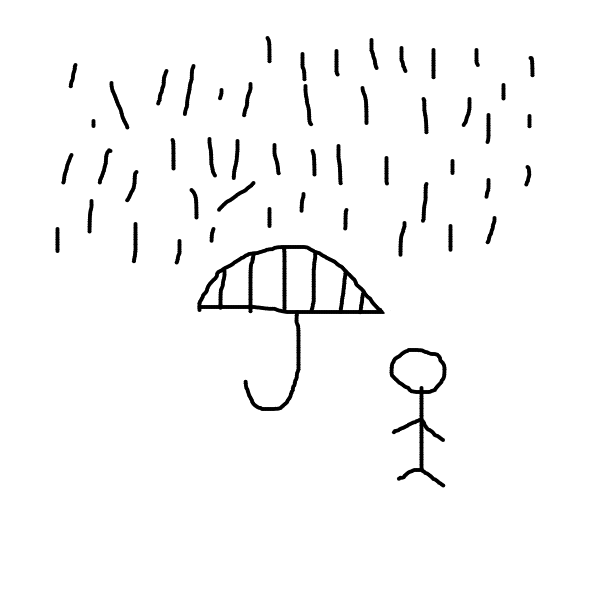
#> input picture IMG/lluvia_2.png, 600 x 600 px
$ jupyter execute Clase_9.ipynb
#> lines starting #> are read from the running program, lines starting #| are printed output that depends on the picture; after the words box and inside, x2 and y2 are one past the last pixel; in counts of white or black regions, pixels touching at a corner belong together
# Clase 9 - Reconocimiento de Patrones en Imagenes

En este notebook se analiza una imagen de gotas de lluvia, segmentando y filtrando las gotas según su área y orientación.

Pasos típicos:
- **Preprocesamiento**: Conversión a escala de grises y binarización para simplificar la imagen.
- **Segmentación**: Separar objetos del fondo usando técnicas como el etiquetado de regiones.
- **Extracción de características**: Medir propiedades como área, orientación, forma, etc.
- **Filtrado y análisis**: Seleccionar objetos según criterios y visualizar resultados.

[cell 1]
# Importar librerías para procesamiento y visualización de imágenes
import cv2
import matplotlib.pyplot as plt

# Cargar la imagen en color
img = cv2.imread('../IMG/lluvia_2.png')
#> img is the input picture: shape (600, 600, 3); min 0, max 255, mean 247.7

# Convertir la imagen a escala de grises para simplificar el análisis
gray = cv2.cvtColor(img, cv2.COLOR_BGR2GRAY)

# Mostrar la imagen en escala de grises
plt.figure()
plt.imshow(gray, cmap='gray')
plt.title('Imagen en escala de grises')
plt.axis('off')
plt.show()

[cell 2]
# Aplicar umbral binario inverso para separar gotas del fondo
ret, bw = cv2.threshold(gray, 127, 255, cv2.THRESH_BINARY_INV)
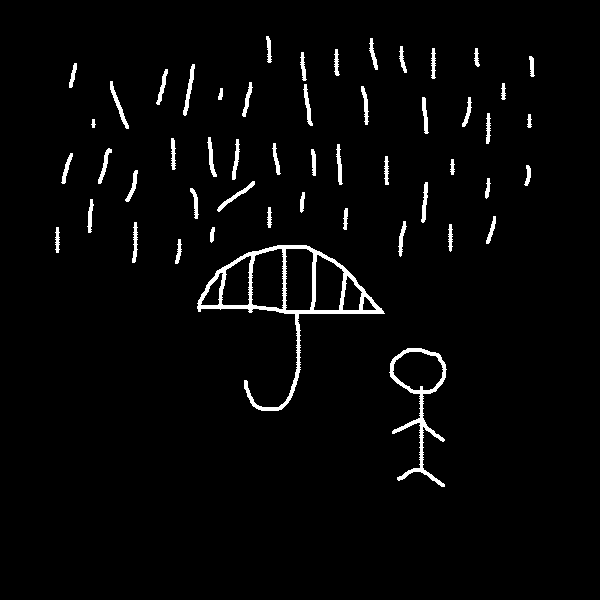
#> bw: shape (600, 600); 2.8% white; 51 white regions

# Mostrar la imagen binarizada
plt.figure()
plt.imshow(bw, cmap='gray')
plt.title('Imagen binarizada (gotas vs fondo)')
plt.axis('off')
plt.show()

[cell 3]
# Importar funciones para etiquetado y análisis de regiones
from skimage.measure import label, regionprops
import numpy as np

# Etiquetar cada objeto en la imagen binaria
eq = label(bw)
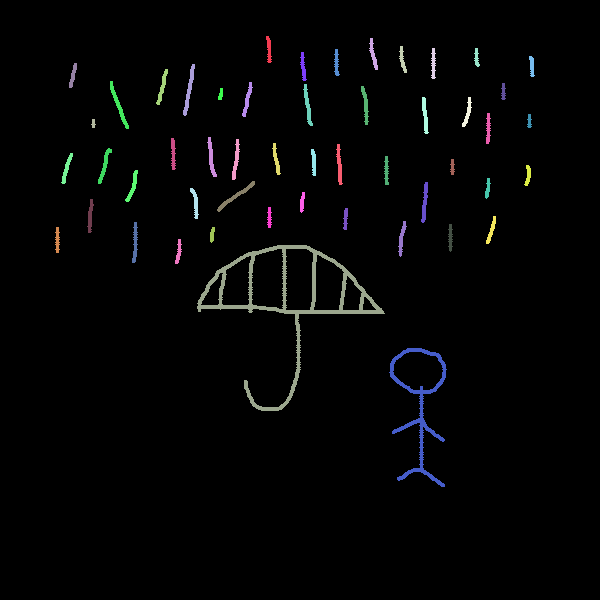
#> eq: shape (600, 600) int64; 52 distinct labels, from 0 to 51; one colour per label, 0 black

# Imprimir el número de regiones detectadas
print('Número de regiones detectadas:', np.max(eq))
#| Número de regiones detectadas: 51

# Visualizar etiquetas y ejemplos de regiones específicas
fig, ax = plt.subplots(nrows=1, ncols=3)
fig.set_figwidth(10)
ax[0].imshow(eq)
ax[0].set_title('Etiquetas')
ax[1].imshow(eq == 51)
ax[1].set_title('Región 51')
ax[2].imshow(eq == 50)
ax[2].set_title('Región 50')
for a in ax:
    a.axis('off')
plt.show()
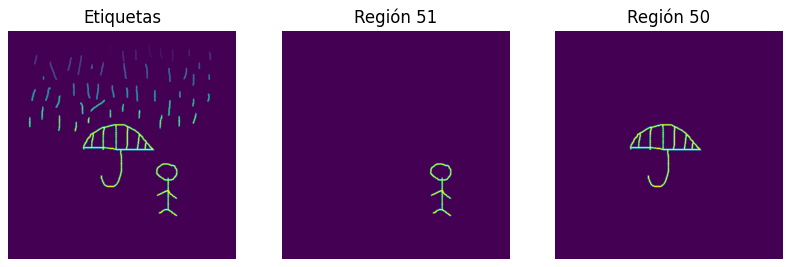
#> figure drawn by matplotlib, 3 panels

[cell 4]
# Calcular propiedades de cada región etiquetada
sts = regionprops(label_image=eq)
#> sts = 51 regions; largest, box (x1, y1, x2, y2) and area: (197, 245, 385, 411) 3248, (389, 348, 447, 487) 1328, (183, 64, 195, 116) 207, (110, 81, 129, 129) 198, (217, 181, 255, 212) 187

print('Propiedades de las regiones:', sts)
#> (printed output is left out)

# Inicializar matrices para almacenar gotas pequeñas y orientación
gotas = np.zeros_like(bw)
ang = np.zeros_like(bw)

# Filtrar regiones por área: seleccionar gotas pequeñas (<200 píxeles)
for region in sts:
    if region.area < 200:
        gotas = np.logical_or(gotas, eq == region.label)
#> this loop made 51 passes
#> pass 1, `gotas = np.logical_or(gotas, eq == region.label)`:
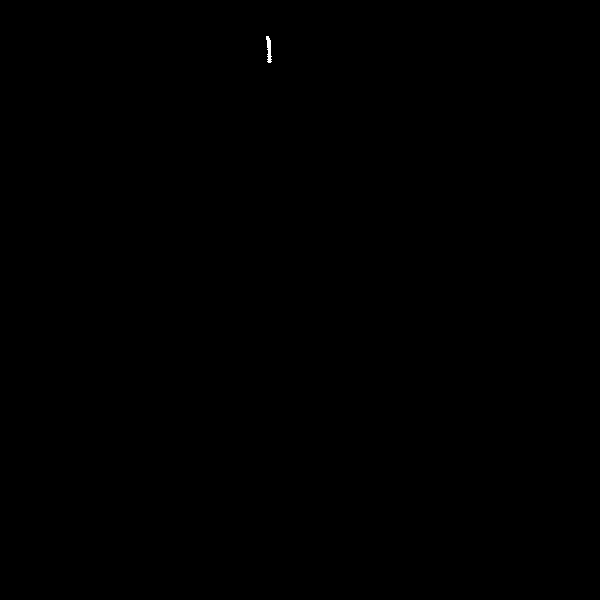
#> gotas: shape (600, 600) bool; 0.03% white; 1 white region, box (x1, y1, x2, y2) and area: (266, 36, 272, 63) 99
#> after the loop:
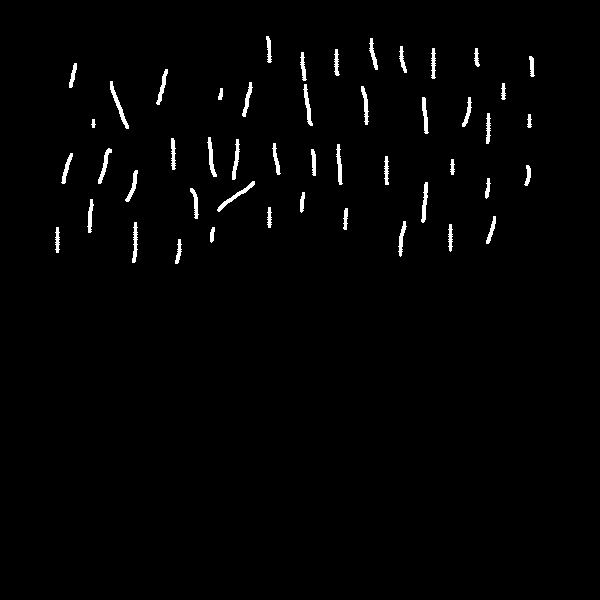
#> gotas: shape (600, 600) bool; 1.5% white; 48 white regions, largest, box (x1, y1, x2, y2) and area: (110, 81, 129, 129) 198, (217, 181, 255, 212) 187, (303, 84, 313, 126) 163

# Visualizar las gotas pequeñas detectadas
plt.figure()
plt.imshow(gotas)
plt.title('Solo Gotas')
plt.axis('off')
plt.show()

[cell 5]
# Filtrar regiones por orientación: seleccionar gotas con orientación positiva
for region in sts:
    if np.rad2deg(region.orientation) > 0:
        ang = np.logical_or(ang, eq == region.label)
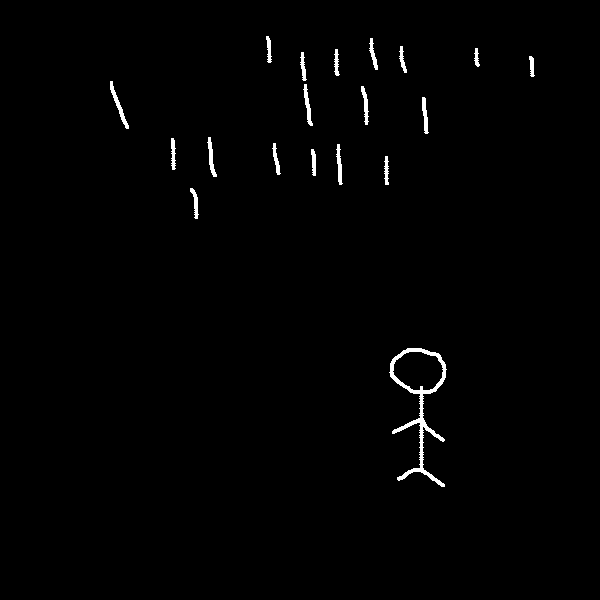
#> ang: shape (600, 600) bool; 0.98% white; 19 white regions, largest, box (x1, y1, x2, y2) and area: (389, 348, 447, 487) 1328, (110, 81, 129, 129) 198, (303, 84, 313, 126) 163

# Visualizar las gotas con orientación positiva
plt.figure()
plt.imshow(ang)
plt.title('Gotas con orientación > 0°')
plt.axis('off')
plt.show()

$ run again, with IMG/sopa_letras.png copied over IMG/lluvia_2.png
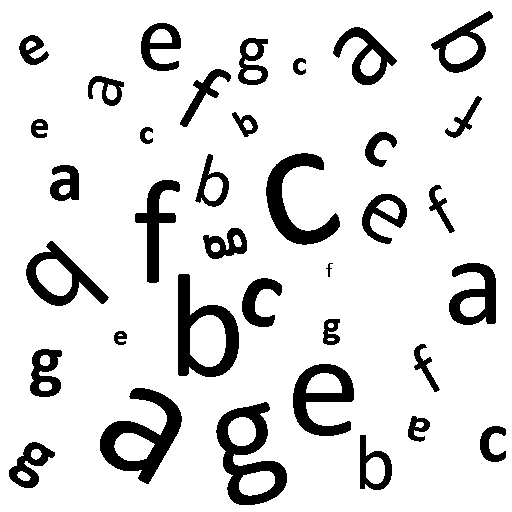
#> input picture IMG/sopa_letras.png, 512 x 512 px
#> img is the input picture: shape (512, 512, 3); 86.8% white; 36 black regions, largest, box (x1, y1, x2, y2) and area: (216, 402, 287, 505) 3031, (100, 388, 182, 484) 3013, (178, 274, 239, 377) 2693
#> bw: shape (512, 512); 13.2% white; 36 white regions
#> eq: shape (512, 512) int64; 37 distinct labels, from 0 to 36
#| Número de regiones detectadas: 36
#> `plt.show()`:
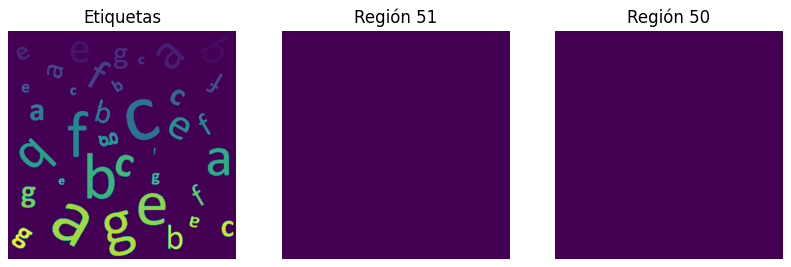
#> figure drawn by matplotlib, 3 panels
#> sts = 36 regions; largest, box (x1, y1, x2, y2) and area: (216, 402, 287, 505) 3031, (100, 388, 182, 484) 3013, (178, 274, 239, 377) 2693, (266, 153, 340, 245) 2397, (293, 364, 354, 436) 2129
#> (printed output is left out)
#> the loop `for region in sts:` made 36 passes
#> after the loop `for region in sts:`:
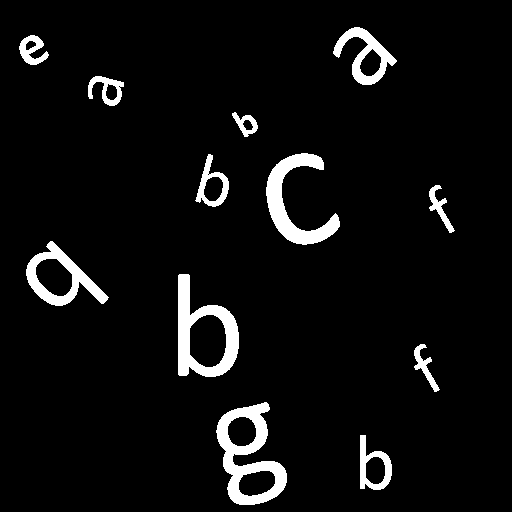
#> ang: shape (512, 512) bool; 5.6% white; 12 white regions, largest, box (x1, y1, x2, y2) and area: (216, 402, 287, 505) 3031, (178, 274, 239, 377) 2693, (266, 153, 340, 245) 2397
